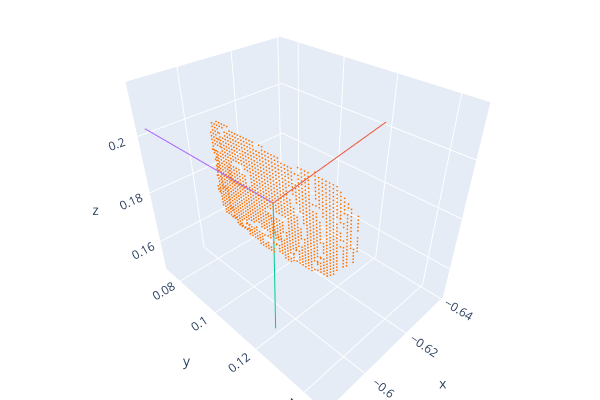

Notebook code for this chart:
### Code cell
pca_x_arrow = create_arrow(centroid, approach_axis_X, [1, 0, 0], scale=0.05)  # 빨간색: X_tool (접근)
pca_y_arrow = create_arrow(centroid, y_axis_tool, [0, 1, 0], scale=0.05)    # 초록색: Y_tool (단축 개방)
pca_z_arrow = create_arrow(centroid, z_axis_tool, [0, 0, 1], scale=0.05)    # 보라색: Z_tool (수직 보조)
coordinate_frame = o3d.geometry.TriangleMesh.create_coordinate_frame(size=0.1)

print("시각화: 빨간색(접근), 초록색(개방-단축), 보라색(보조) 축으로 구성된 툴 프레임 확인")
o3d.visualization.draw_plotly(
    [pcd_plane_base, pca_x_arrow, pca_y_arrow, pca_z_arrow],
    window_name="PCA-based Tool Frame (X-Approach, Y-Short-Axis)"
)

### Figure 1 — Plotly figure (JSON) as saved in the notebook; plotly's stock layout.template omitted (floating-point values rounded to 4 significant figures; data arrays with more than 128 entries replaced by an {"elided": "..."} marker saying what was removed)
{"data": [{"marker": {"color": {"elided": "1251x3 float values"}, "size": 1}, "mode": "markers", "type": "scatter3d", "x": {"elided": "1251 float values"}, "y": {"elided": "1251 float values"}, "z": {"elided": "1251 float values"}}, {"mode": "lines", "type": "scatter3d", "x": [-0.5898, -0.6395, null], "y": [0.1232, 0.119, null], "z": [0.1993, 0.2018, null]}, {"mode": "lines", "type": "scatter3d", "x": [-0.5898, -0.5919, null], "y": [0.1232, 0.1196, null], "z": [0.1993, 0.1495, null]}, {"mode": "lines", "type": "scatter3d", "x": [-0.5898, -0.5853, null], "y": [0.1232, 0.07354, null], "z": [0.1993, 0.2027, null]}], "layout": {"height": 400, "margin": {"b": 0, "l": 0, "r": 0, "t": 0}, "scene": {"camera": {"center": {"x": 0, "y": 0, "z": 0}, "up": {"x": 0, "y": 0, "z": 1}}}, "showlegend": false, "width": 600}}
